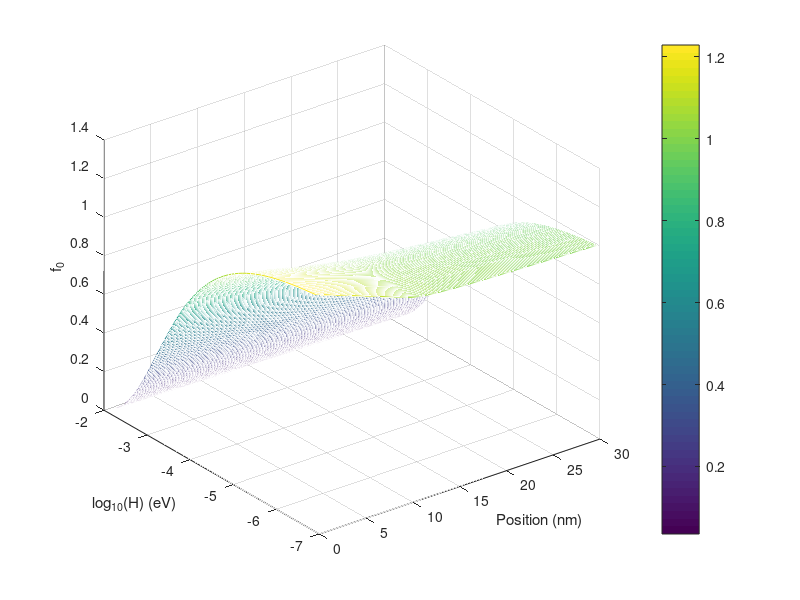
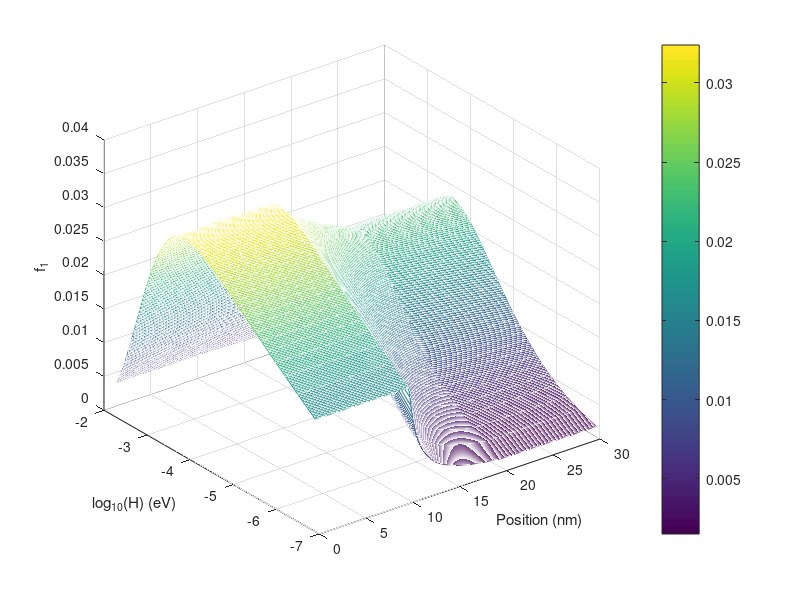

Write the MATLAB code that produced these figures, in order.
close all;
clear all;

q = 1.602192e-19;
k_B = 1.380662e-23;
T = 300;
tau = 0.1e-12;
m0 = 9.109534e-31;
m_eff = 0.8*m0;

VD = 0.01;
N = 301;
Inter1 = 101;
Inter2 = 201;
H = linspace(0.001, 0.1, 200);
x = linspace(0,300,301);

for j = 1:200
      fs = sqrt(2*pi)/(1+exp(q*H(j)/(k_B*T)));
      fd = sqrt(2*pi)/(1+exp(q*(H(j)+VD)/(k_B*T)));
      V = zeros(N,1);
      V(Inter1:Inter2,1) = [0:1/(Inter2-Inter1):1]*VD;
      V(Inter2:N,1) = VD;
      A = zeros(N,N); A(1,1) = 1;
      for i = 2:N-1
          c1 = H(j)+0.5*(V(i,1)+V(i-1,1));
          c2 = H(j)+0.5*(V(i+1,1)+V(i,1));
          A(i,i-1) = c1; A(i,i) = -c1-c2; A(i,i+1) = c2;
      end
      A(N,N) = 1;
      b = zeros(N,1);
      b(1,1) = fs;
      b(N,1) = fd;
      f0 = A\b;
      f0_tot(j,:) = f0;
      f1(j,:) = -sqrt(pi)*tau*sqrt(2.*(H(j)+q*V)/m_eff).*gradient(f0);
    end
      
figure(1);
mesh(x/10,log(H),f0_tot);
xlabel('Position (nm)'); ylabel('log_{10}(H) (eV)'); zlabel('f_{0}'); colorbar;
figure(2);
mesh(x/10,log(H),f1);
xlabel('Position (nm)'); ylabel('log_{10}(H) (eV)'); zlabel('f_{1}'); colorbar;      
